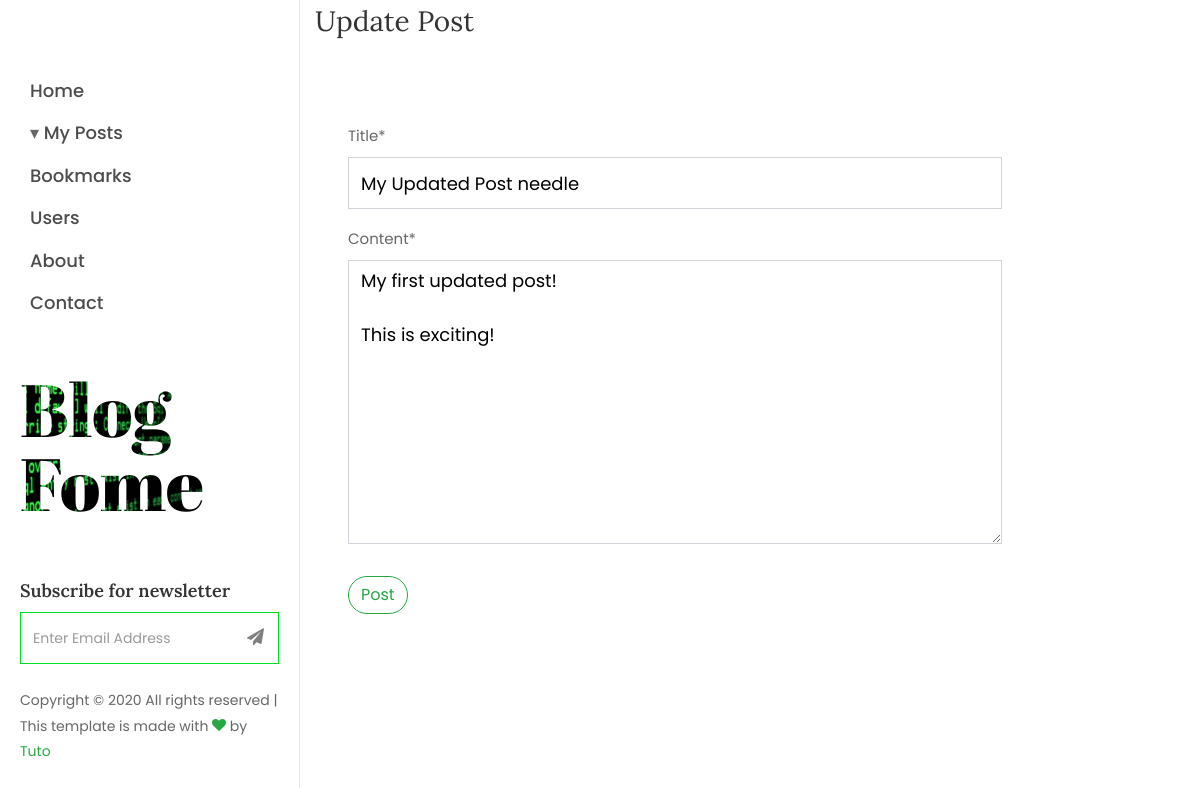
/posts/7/update/ (signed in), run on the app's committed database.
### blog/models.py (models this page shows, shortened)
class Post(models.Model):
    author = models.ForeignKey(User, on_delete=models.CASCADE, related_name='posts')
    category = models.ForeignKey(Category, on_delete=models.SET_NULL, null=True, blank=True, related_name='posts')
    title = models.CharField(max_length=255)
    image = models.ImageField(upload_to='blog/', default='default_post.jpg')
    content = models.TextField()
    created_at = models.DateTimeField(auto_now_add=True)
    is_active = models.BooleanField(default=True)
    tags = TaggableManager(blank=True)
    objects = models.Manager()
    active = ActivePostManager()

### blog/views.py (the view, shortened to what this page needs)
# urls.py: path('posts/<int:pk>/update/', PostUpdateView.as_view(), name='post_update'),
class PostUpdateView(LoginRequiredMixin, UserPassesTestMixin, UpdateView):
    model = Post
    fields = ['title', 'content']
    def test_func(self):
        post = self.get_object()
        if self.request.user == post.author:
            return True
        return False

### blog/templatetags/user_tags.py (called while the page is built)
@register.simple_tag
def get_notification_count(user):
    if user:
        return user.notifications.filter(read=False).count()
    return 0

### blog/templates/blog/post_form.html (shortened to what this page needs)
{% extends "blog/base/base.html" %}
{% load crispy_forms_tags %}
{% block content %}
    <section class="ftco-section ftco-no-pt ftco-no-pb">
        <div class="container">
            <div class="row d-flex contact-info">
                <div class="col-md-12 mb-4">
                    <h2 class="h3">{% if post.pk %}Update{% else %}New{% endif %} Post</h2>
                </div>
            </div>
            <div class="row d-flex">
                <div class="col-lg-10 px-md-5 py-5">
                    <form method="POST" novalidate>
                        <fieldset class="form-group">
                            {{ form | crispy }}
                        </fieldset>
                        <div class="form-group">
                            <button class="btn btn-outline-success" type="submit">Post</button>
                        </div>
                    </form>
                </div>
            </div>
        </div>
    </section>
{% endblock content %}

### data on the page
Post: title "My Updated Post needle", content "My first updated post! This is exciting!"
